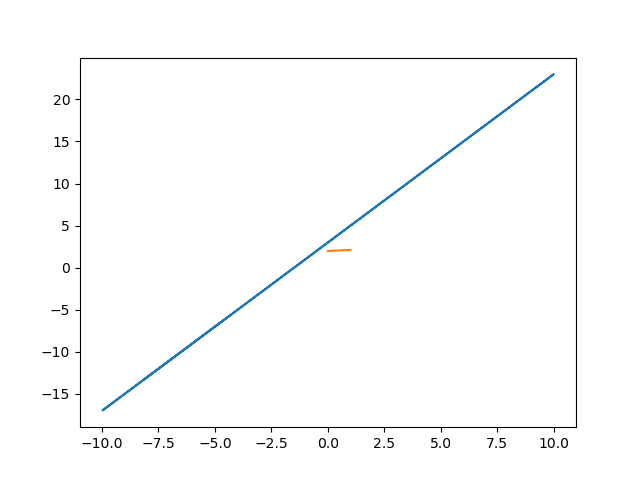

Reproduce this figure in Python.
import torch
import torch.nn as nn
import torch.optim as optim
import torch.nn.init as init
import matplotlib.pyplot as plt
#%matplotlib inline

num_data = 1000
num_epoch = 500

x = init.uniform_(torch.Tensor(num_data, 1), -10, 10)
noise = init.normal_(torch.FloatTensor(num_data, 1), std = 1)

y = 2*x + 3
y_noise = 2 * (x + noise) + 3

model = nn.Linear(1, 1)
loss_func = nn.L1Loss()

optimizer = optim.SGD(model.parameters(), lr=0.01)

label = y_noise

param_list = []
for i in range(num_epoch):
    optimizer.zero_grad()
    output = model(x)

    loss = loss_func(output, label)
    loss.backward()
    optimizer.step()

    if i % 10 == 0:
        print(loss.data)

    param_list = list(model.parameters())
    #print(param_list[0].item(), param_list[1].item())
plt.plot(x, y)
plt.plot(param_list)
plt.savefig('LR')
